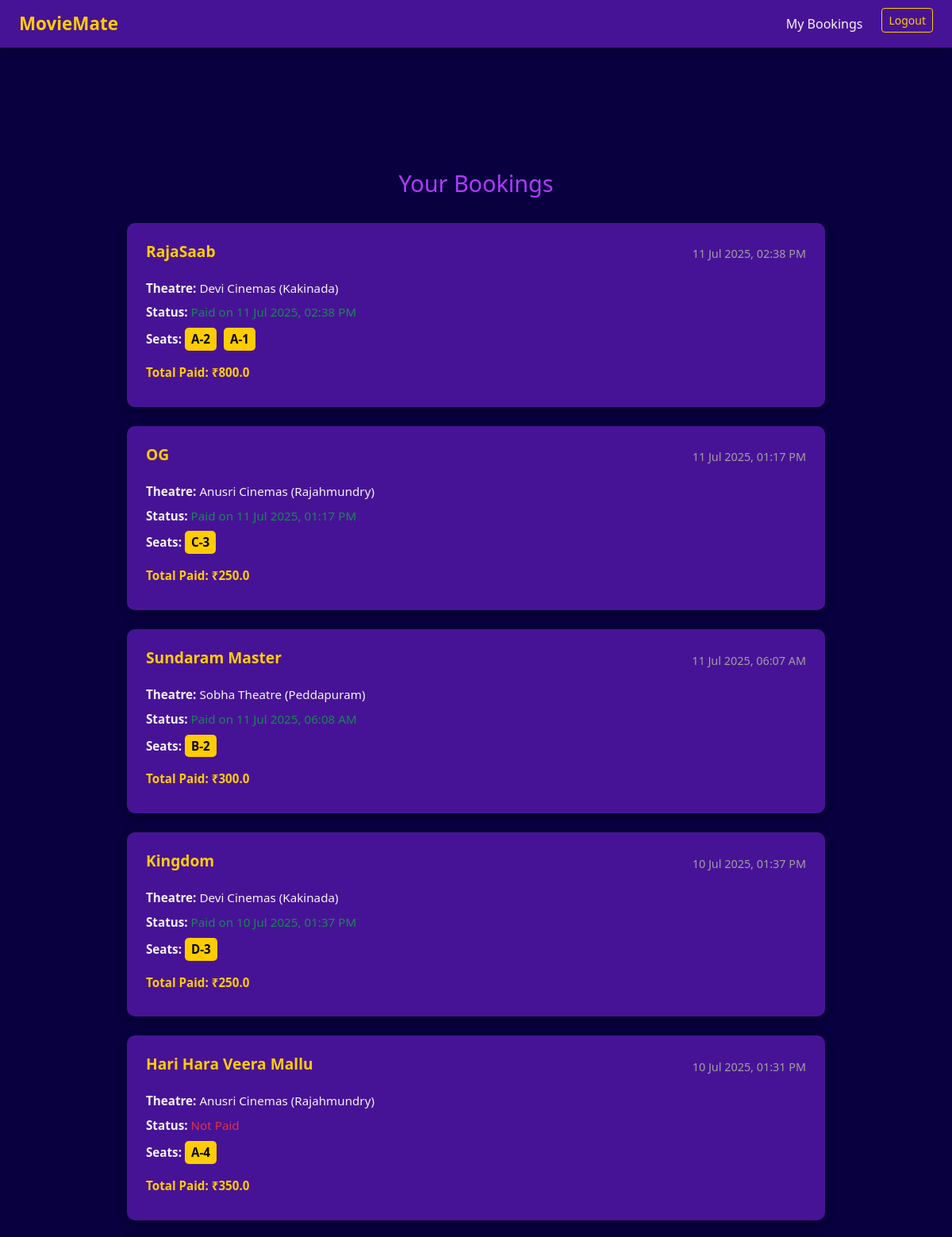
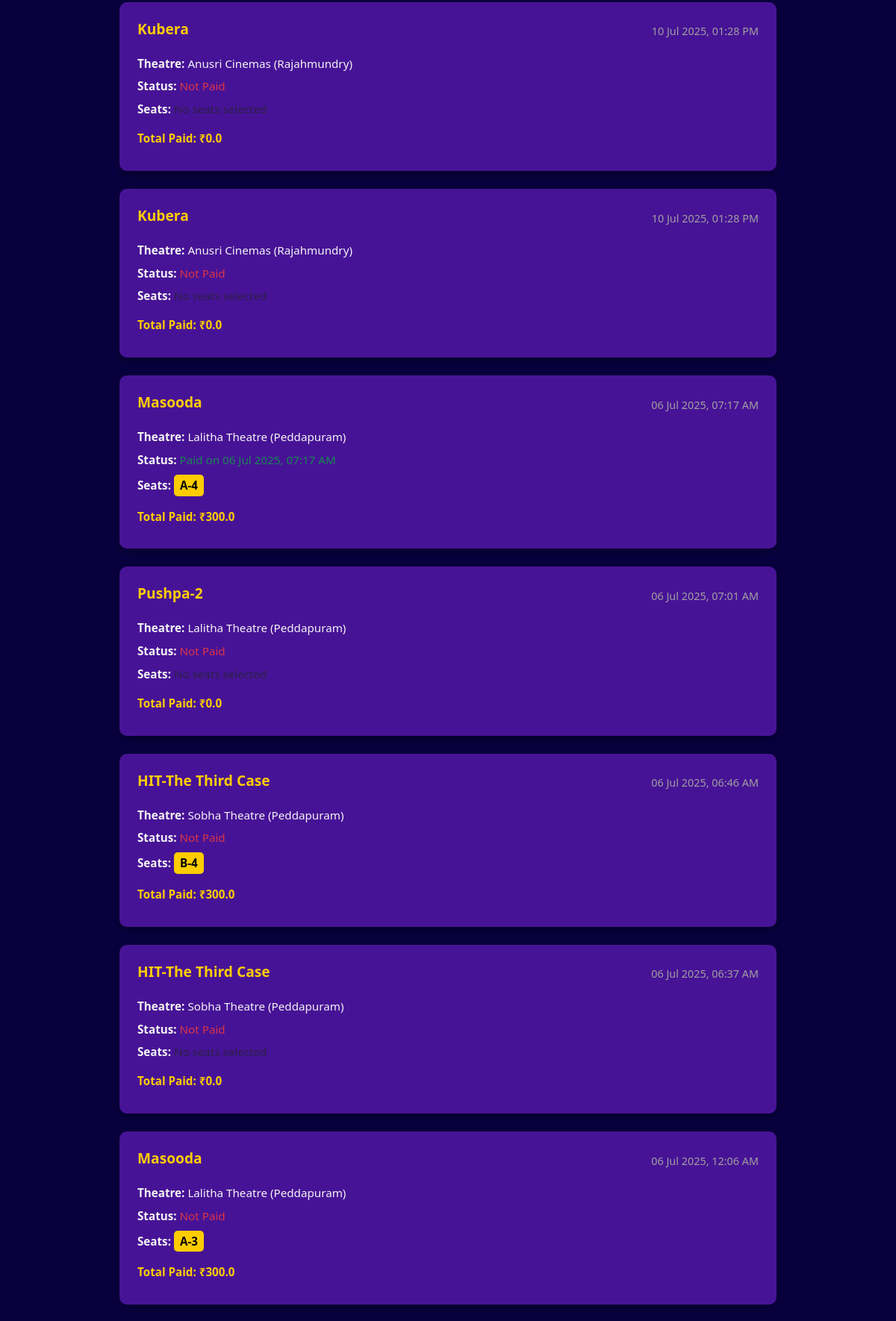
Page /history/ (signed in, upper part) on the committed database (2 pictures, top to bottom).
### MovieMate/models.py (models this page shows, shortened)
class BaseModel(models.Model):
    uid = models.UUIDField(default=uuid.uuid4, editable=False, primary_key=True)
    created_at = models.DateTimeField(auto_now_add=True)  # Changed to DateTime for accurate booking logs
    updated_at = models.DateTimeField(auto_now=True)
    class Meta:
        abstract = True

class Ticket(BaseModel):
    user = models.ForeignKey(User, on_delete=models.CASCADE)
    show = models.ForeignKey(Show, on_delete=models.CASCADE)
    seats = models.ManyToManyField(Seat)
    total_price = models.FloatField()
    booked_at = models.DateTimeField(auto_now_add=True)
    paid_at = models.DateTimeField(null=True, blank=True)

class Show(BaseModel):
    movie = models.ForeignKey(Movie, on_delete=models.CASCADE)
    theatre = models.ForeignKey(Theatre, on_delete=models.CASCADE)
    show_time = models.DateTimeField()

class Movie(BaseModel):
    category = models.ForeignKey(MovieCategory, on_delete=models.CASCADE, related_name="movies")
    movie_name = models.CharField(max_length=100)
    price = models.IntegerField(default=100)
    images = models.CharField(max_length=500)

class Theatre(BaseModel):
    name = models.CharField(max_length=100)
    location = models.CharField(max_length=255)

class Seat(BaseModel):
    theatre = models.ForeignKey(Theatre, on_delete=models.CASCADE)
    seat_number = models.CharField(max_length=10)
    is_booked = models.BooleanField(default=False)

### MovieMate/views.py (the view)
# urls.py: path('history/', booking_history, name='booking_history'),
@login_required(login_url='login')
def booking_history(request):
    bookings = Ticket.objects.filter(user=request.user).order_by('-created_at')
    return render(request, 'booking_history.html', {'bookings': bookings})

### MovieMate/templates/booking_history.html
{% extends "base.html" %}
{% load static %}
{% block start %}
<link rel="stylesheet" href="{% static 'css/booking_history.css' %}">
<section class="history-section">
  <div class="container">
    <h2 class="section-title">Your Bookings</h2>
    {% if bookings %}
      <div class="booking-list">
        {% for booking in bookings %}
          <div class="booking-card">
            <div class="booking-header">
              <h5 class="movie-name">{{ booking.show.movie.movie_name }}</h5>
              <span class="booking-date">{{ booking.booked_at|default:booking.created_at|date:"d M Y, h:i A" }}</span>
            </div>
            <div class="booking-details">
              <p><strong>Theatre:</strong> {{ booking.show.theatre.name }} ({{ booking.show.theatre.location }})</p>
              <p><strong>Status:</strong>
                {% if booking.paid_at %}
                <span class="text-success">Paid on {{ booking.paid_at|date:"d M Y, h:i A" }}</span>
                {% else %}
                <span class="text-danger">Not Paid</span>
                {% endif %}
              </p>
              <p><strong>Seats:</strong>
                {% if booking.seats.all %}
                  {% for seat in booking.seats.all %}
                    <span class="seat-badge">{{ seat.seat_number }}</span>
                  {% endfor %}
                {% else %}
                  <span class="text-muted">No seats selected</span>
                {% endif %}
              </p>
              <p class="total"><strong>Total Paid:</strong> ₹{{ booking.total_price }}</p>
            </div>
          </div>
        {% endfor %}
      </div>
    {% else %}
      <p class="no-bookings">You haven’t booked anything yet.</p>
    {% endif %}
  </div>
</section>
{% endblock %}

### MovieMate/static/css/base.css (style rules this page uses)
:root { --dark-bg: #090040; --card-bg: #471396; --accent: #B13BFF; --highlight: #FFCC00; --text: #f8f8f8; --muted: #cfcfcf; }
body { background-color: var(--dark-bg); color: var(--text); font-family: 'Segoe UI', sans-serif; padding-top: 70px; }

### MovieMate/static/css/booking_history.css (style rules this page uses)
:root { --bg: #090040; --card: #471396; --accent: #B13BFF; --highlight: #FFCC00; --text: #f4f4f4; --muted: #a0a0a0; }
body { background-color: var(--bg); font-family: 'Segoe UI', sans-serif; color: var(--text); }
.history-section { padding: 4rem 1rem; }
.container { max-width: 960px; margin: auto; }
.section-title { font-size: 1.8rem; color: var(--accent); margin-bottom: 2rem; text-align: center; }
.booking-list { display: flex; flex-direction: column; gap: 1.5rem; }
.booking-card { background-color: var(--card); border-radius: 10px; padding: 1.5rem; box-shadow: 0 4px 15px rgba(0, 0, 0, 0.4); transition: transform 0.2s; }
.booking-header { display: flex; justify-content: space-between; align-items: center; margin-bottom: 1rem; }
.movie-name { font-size: 1.2rem; font-weight: 600; color: var(--highlight); }
.booking-date { font-size: 0.9rem; color: var(--muted); }
.booking-details p { margin-bottom: 0.5rem; font-size: 0.95rem; }
.seat-badge { background-color: var(--highlight); color: #000; font-weight: 600; border-radius: 5px; padding: 3px 8px; margin-right: 5px; display: inline-block; }
.total { margin-top: 1rem; font-size: 1.05rem; color: var(--highlight); font-weight: 600; }

### rows in the picture
Ticket: show.movie.movie_name "RajaSaab", booked_at "11 Jul 2025, 02:38 PM", show.theatre.name "Devi Cinemas", show.theatre.location "Kakinada", paid_at "11 Jul 2025, 02:38 PM", total_price "800.0"
Seat: seat_number "A-2"
Seat: seat_number "A-1"
Ticket: show.movie.movie_name "OG", booked_at "11 Jul 2025, 01:17 PM", show.theatre.name "Anusri Cinemas", show.theatre.location "Rajahmundry", paid_at "11 Jul 2025, 01:17 PM", total_price "250.0"
Seat: seat_number "C-3"
Ticket: show.movie.movie_name "Sundaram Master", booked_at "11 Jul 2025, 06:07 AM", show.theatre.name "Sobha Theatre", show.theatre.location "Peddapuram", paid_at "11 Jul 2025, 06:08 AM", total_price "300.0"
Seat: seat_number "B-2"
Ticket: show.movie.movie_name "Kingdom", booked_at "10 Jul 2025, 01:37 PM", show.theatre.name "Devi Cinemas", show.theatre.location "Kakinada", paid_at "10 Jul 2025, 01:37 PM", total_price "250.0"
Seat: seat_number "D-3"
Ticket: show.movie.movie_name "Hari Hara Veera Mallu", booked_at "10 Jul 2025, 01:31 PM", show.theatre.name "Anusri Cinemas", show.theatre.location "Rajahmundry", shows "Not Paid", total_price "350.0"
Seat: seat_number "A-4"
Ticket: show.movie.movie_name "Kubera", booked_at "10 Jul 2025, 01:28 PM", show.theatre.name "Anusri Cinemas", show.theatre.location "Rajahmundry", shows "Not Paid", total_price "0.0"
Ticket: show.movie.movie_name "Kubera", booked_at "10 Jul 2025, 01:28 PM", show.theatre.name "Anusri Cinemas", show.theatre.location "Rajahmundry", shows "Not Paid", total_price "0.0"
Ticket: show.movie.movie_name "Masooda", booked_at "06 Jul 2025, 07:17 AM", show.theatre.name "Lalitha Theatre", show.theatre.location "Peddapuram", paid_at "06 Jul 2025, 07:17 AM", total_price "300.0"
Seat: seat_number "A-4"
Ticket: show.movie.movie_name "Pushpa-2", booked_at "06 Jul 2025, 07:01 AM", show.theatre.name "Lalitha Theatre", show.theatre.location "Peddapuram", shows "Not Paid", total_price "0.0"
Ticket: show.movie.movie_name "HIT-The Third Case", booked_at "06 Jul 2025, 06:46 AM", show.theatre.name "Sobha Theatre", show.theatre.location "Peddapuram", shows "Not Paid", total_price "300.0"
Seat: seat_number "B-4"
Ticket: show.movie.movie_name "HIT-The Third Case", booked_at "06 Jul 2025, 06:37 AM", show.theatre.name "Sobha Theatre", show.theatre.location "Peddapuram", shows "Not Paid", total_price "0.0"
Ticket: show.movie.movie_name "Masooda", booked_at "06 Jul 2025, 12:06 AM", show.theatre.name "Lalitha Theatre", show.theatre.location "Peddapuram", shows "Not Paid", total_price "300.0"
Seat: seat_number "A-3"
